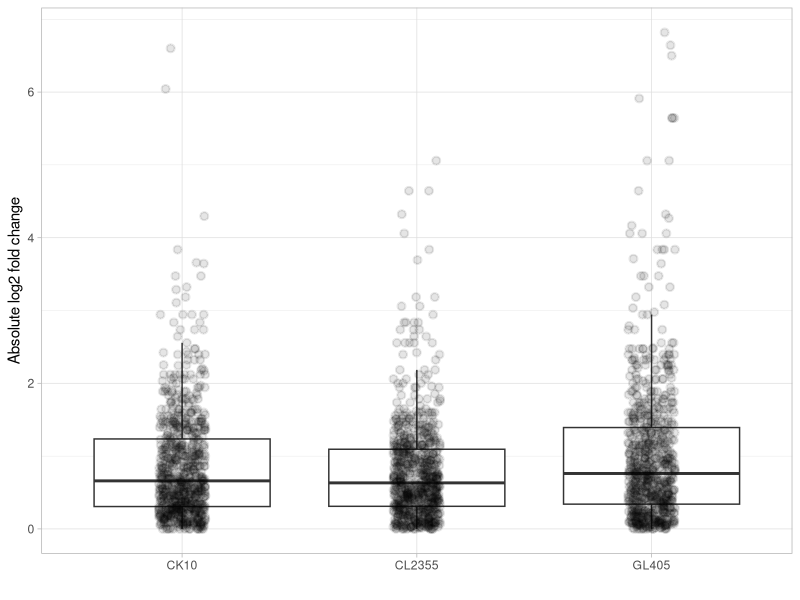
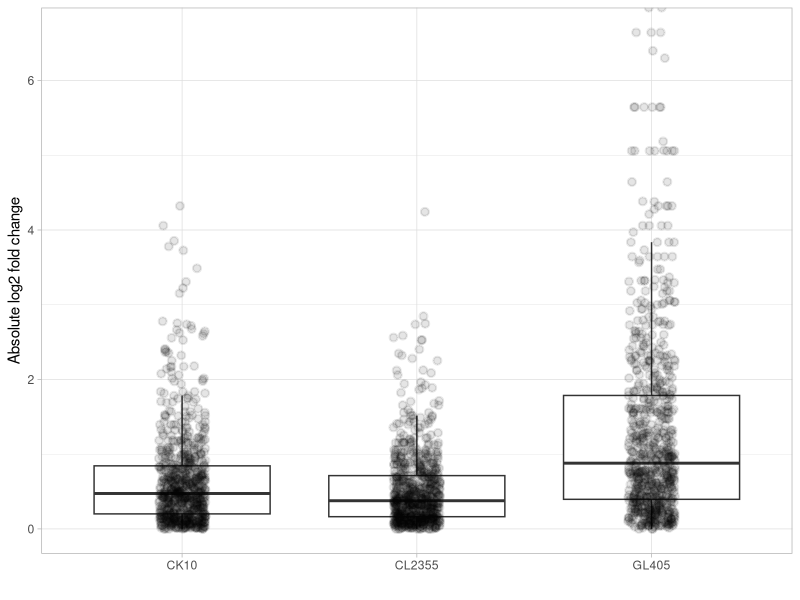
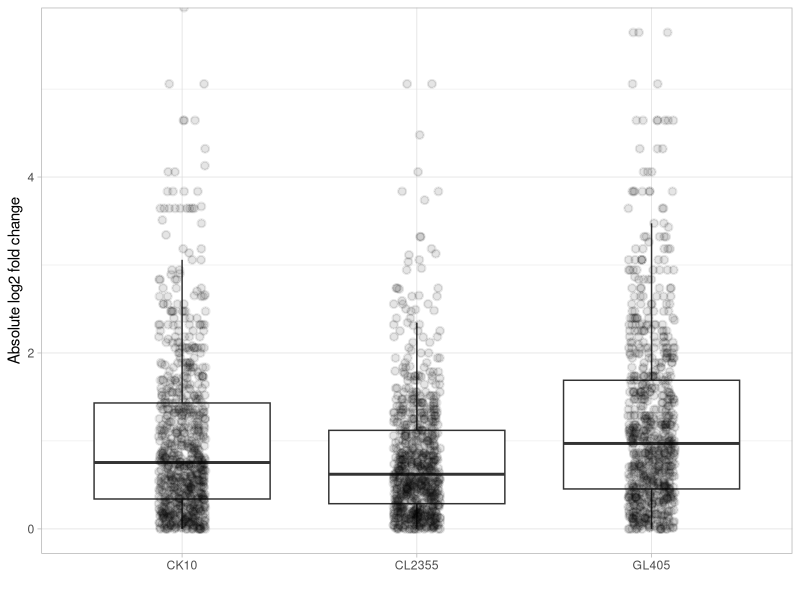

Source code (R) for these figures, in order:
######################### day 3 ##########################################################
library(tidyverse)

#METABOLITES

#Load Counts
metabolite_counts <- read.csv("./input/metabolomics/metabolite_counts.csv")
rownames(metabolite_counts) <- metabolite_counts$ï..PARENT_SAMPLE_NAME
metabolite_counts$ï..PARENT_SAMPLE_NAME <- NULL

metabolite_features <- read.csv("./input/metabolomics/metabolite_features.csv")

colnames(metabolite_counts) <- metabolite_features$CHEMICAL_NAME


#Load metadata
metabolite_metadata <- read.csv("./input/metabolomics/metabolite_metadata.csv")


#metabolite_degs is the strain comparisons, so AD as numerator and N2 as denominator to 
#see what is diff from N2 and has all the metabolites and their fold change (FC) and q and p value
#Load Comparisons
metabolite_degs_day3 <- read.csv("./input/angelina_code/metabolite_degs_day3.csv")


#FOLD CHANGE COMPARISONS----------------------------------
sig_metabolites_day3 <- filter(metabolite_degs_day3, denominator == "N2")
#sig_metabolites_day3 <- filter(metabolite_degs_day3, q.value < 0.05)
sig_metabolites_day3 <- sig_metabolites_day3
#sig_metabolites_data <- filter(metabolite_degs, metabolite %in% sig_metabolites) 


ggplot(sig_metabolites_day3, aes(x = numerator, y = abs(log(FC, 2)))) +
  geom_boxplot(outlier.shape = NA) +
  geom_jitter(width = 0.1, size = 2, alpha = 0.1, color = "black", stroke = 1) +
  xlab("") + ylab("Absolute log2 fold change") +
  theme_light()
#add shape = 1 after stroke to make it the dot black outline with no fill

#geom_jitter(width = 0.1, size = 2, alpha = 0.7, color = "black") #geom points with jitter
#geom_boxplot(outlier.shape = NA) # remove outlier from boxplot




#################################################################################
########################### day 5 ###############################################


#metabolite_degs is the strain comparisons, so AD as numerator and N2 as denominator to 
#see what is diff from N2 and has all the metabolites and their fold change (FC) and q and p value
#Load Comparisons
metabolite_degs_day5 <- read.csv("./input/angelina_code/metabolite_degs_day5.csv")


#FOLD CHANGE COMPARISONS----------------------------------
sig_metabolites_day5 <- filter(metabolite_degs_day5, denominator == "N2")
#sig_metabolites_day5 <- filter(metabolite_degs_day5, q.value < 0.05)
sig_metabolites_day5 <- sig_metabolites_day5
#sig_metabolites_data <- filter(metabolite_degs, metabolite %in% sig_metabolites) 


ggplot(sig_metabolites_day5, aes(x = numerator, y = abs(log(FC, 2)))) +
  geom_boxplot(outlier.shape = NA) +
  geom_jitter(width = 0.1, size = 2, alpha = 0.1, color = "black", stroke = 1) +
  xlab("") + ylab("Absolute log2 fold change") +
  theme_light()
#add shape = 1 after stroke to make it the dot black outline with no fill

#geom_jitter(width = 0.1, size = 2, alpha = 0.7, color = "black") #geom points with jitter
#geom_boxplot(outlier.shape = NA) # remove outlier from boxplot


#################################################################################
########################### day 8 ###############################################


#metabolite_degs is the strain comparisons, so AD as numerator and N2 as denominator to 
#see what is diff from N2 and has all the metabolites and their fold change (FC) and q and p value
#Load Comparisons
metabolite_degs_day8 <- read.csv("./input/angelina_code/metabolite_degs_day8.csv")


#FOLD CHANGE COMPARISONS----------------------------------
sig_metabolites_day8 <- filter(metabolite_degs_day8, denominator == "N2")
#sig_metabolites_day8 <- filter(metabolite_degs_day8, q.value < 0.05)
sig_metabolites_day8 <- sig_metabolites_day8
#sig_metabolites_data <- filter(metabolite_degs, metabolite %in% sig_metabolites) 


ggplot(sig_metabolites_day8, aes(x = numerator, y = abs(log(FC, 2)))) +
  geom_boxplot(outlier.shape = NA) +
  geom_jitter(width = 0.1, size = 2, alpha = 0.1, color = "black", stroke = 1) +
  xlab("") + ylab("Absolute log2 fold change") +
  theme_light()
#add shape = 1 after stroke to make it the dot black outline with no fill

#geom_jitter(width = 0.1, size = 2, alpha = 0.7, color = "black") #geom points with jitter
#geom_boxplot(outlier.shape = NA) # remove outlier from boxplot

